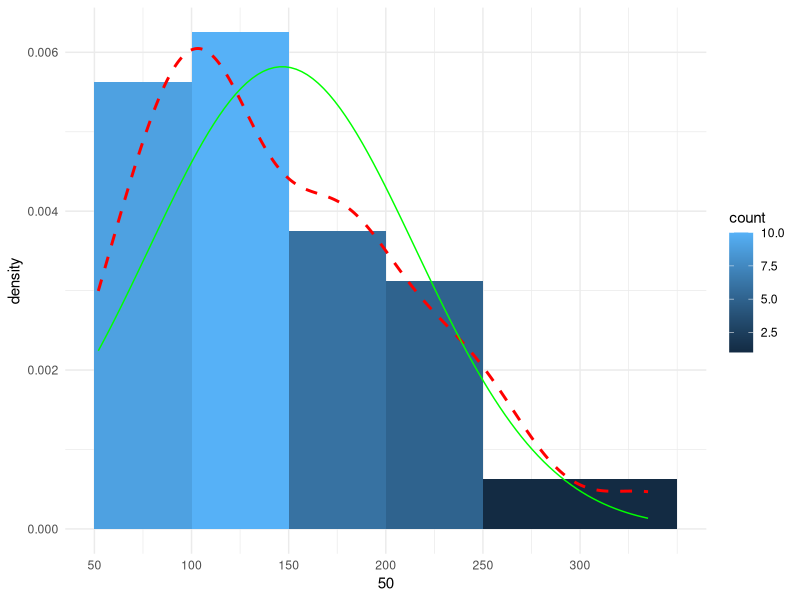

The R script that drew this image:
## ---- chunk 1
mean_from_column <- function(dataframe, column){
  
  mean_col <- mean(dataframe$column)
  return(mean_col)
  }
# nie działa bo mówi,że argument mean nie jest numeric 
# ale przecież str(mtcars$hp) = numeric
mean_from_column(mtcars, hp)
#też nie działa
mean_from_column(mtcars, mtcars$hp)


mean_from_column2 <- function(dataframe, column){
  
  mean_col <- mean(column)
  return(mean_col)
  }


mean_from_column2(mtcars,mtcars$hp)



## ---- chunk 2
library(ggplot2)
Histogram_hp_of_mtcars <- ggplot(mtcars, aes(x = hp))+
  geom_histogram(aes(fill= ..count.., y = ..density..),
                 binwidth = 50,
                 center = 75)+
  scale_x_continuous(seq(50,350,50), 
                     breaks = seq(50,350,50))+
  geom_density(col = "red", lty = "dashed", size = 1)+
 
  #wykres prawdopodobieństwa dla rozkładu normalnego 
   stat_function(fun=dnorm,color="green",
                 args=list(mean=mean(mtcars$hp),sd=sd(mtcars$hp)))+

  # white background
  theme_minimal()

## ---- chunk 3

rysuje_histogram_i_funkcje_dystrybucji <- function(dataframe, column, binwidth, center = binwidth+ 1/2*binwidth){
  Plot <-  ggplot(dataframe, aes(x = column))+
  geom_histogram(aes(fill= ..count.., y = ..density..), 
                 binwidth = binwidth,
                 center = center)+
  scale_x_continuous(seq(binwidth, max(column),binwidth),
                     breaks = seq(binwidth, max(column),binwidth))+
  geom_density(col = "red", lty = "dashed", size = 1)+
 
  #ploting theoretical distribution - ten layer nie działa??? Pisze, że removed missing values?? 
  stat_function(fun=dnorm,color="green",args=list(mean=mean(column), 
                                  sd=sd(column)))+
  # white background
  theme_minimal()
  return(Plot)
}

#test funkcji

rysuje_histogram_i_funkcje_dystrybucji(mtcars,mtcars$hp,50,75)  
  
  
